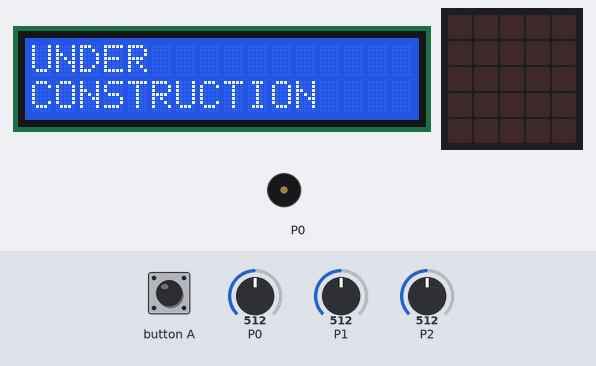
The program below on a simulated BBC micro:bit (MakeCode). Shown: 16×2 character LCD, the board's 5×5 LED display, buzzer (waves = sounding). The test bench sets the inputs (shaded band); at power-on: P0 = 512, P1 = 512, P2 = 512 (analog values on the 0–1023 scale).

Above: at 1.2 s.
1.3 s: button A pressed for 1 s
At 1.5 s:
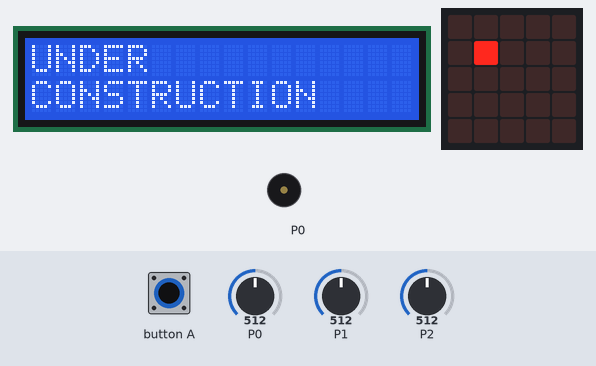
At 2.1 s:
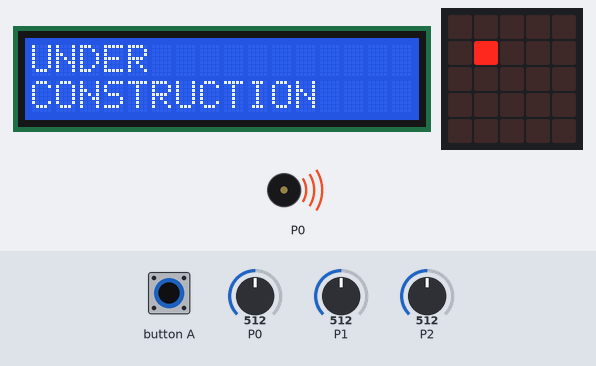
3.9 s: button A pressed for 3.2 s
At 7.29 s:
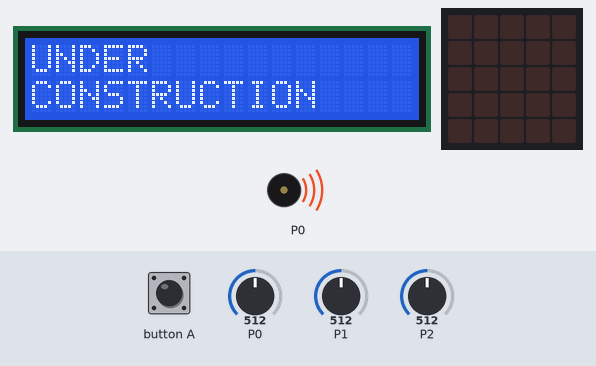
Timing chart, 0 to 9.0 s (numbered marks = the images above; inputs shaded):
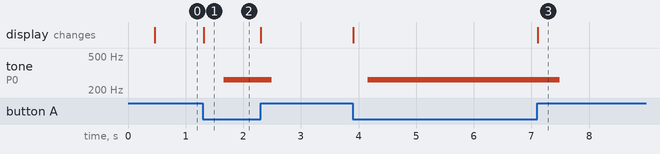

Measured:
- after the input at 1.3 s, tone on P0: silent → 262 Hz after 0.36 s, → silent 0.83 s later; the display: changes at once (image 1)
- after the input at 3.9 s, tone on P0: silent → 262 Hz after 0.26 s, → silent 3.3 s later; the display: first changes at once (image 3 shows a later state)

The program:

main.ts
```typescript
function Update () {
    let row16: number[];
let row15: number[];
let row14: number[];
let row13: number[];
let row12: number[];
let row11: number[];
let row10: number[];
let row9: number[];
let row8: number[];
let row7: number[];
let row6: number[];
let row5: number[];
let row4: number[];
let row3: number[];
let row2: number[];
if (time > -1) {
        let row1 = 0
        // read notes list and deal with row1
        row16 = row15
        row15 = row14
        row14 = row13
        row13 = row12
        row12 = row11
        row11 = row10
        row10 = row9
        row9 = row8
        row8 = row7
        row7 = row6
        row6 = row5
        row5 = row4
        row4 = row3
        row3 = row2
        row2 = row1
        if (notes[time] == 1) {

        }
        if (notes[time] == 2) {

        }
        if (notes[time] == 0) {

        }
        // Button sound test
        if (!(CheckB == 1)) {
            music.ringTone(262)
        } else {
            music.rest(1)
        }
        row1str = "UNDER"
        row2str = "CONSTRUCTION"
        music.setVolume(40)
        makerbit.showStringOnLcd1602(row1str, makerbit.position1602(LcdPosition1602.Pos1), 16)
        makerbit.showStringOnLcd1602(row2str, makerbit.position1602(LcdPosition1602.Pos17), 16)
    }
}
let B = 0
let Y_joy = 0
let X_joy = 0
let row2str = ""
let row1str = ""
let CheckB = 0
let notes: number[] = []
let time = 0
let pressed_last_tick = 0
let Y = 0
let A = [0, 0]
A = [0, 0]
A = [0, 0]
A = [0, 0]
A = [0, 0]
A = [0, 0]
A = [0, 0]
A = [0, 0]
A = [0, 0]
A = [0, 0]
A = [0, 0]
makerbit.connectLcd(39)
time = -2
let once = true
notes = [
0,
1,
2,
2,
1,
0,
1,
0,
2,
1,
2,
0,
2,
1,
0,
0,
0,
0,
0,
0,
0,
0,
0,
0,
0,
0,
0,
0,
0,
0,
0
]
let bpm = 60
let tbb = 25 / bpm
basic.forever(function () {
    let X = 0
    // Joystick test
    if (X > 700) {
        led.plot(2, 2)
    } else {
        led.unplot(2, 2)
    }
    X_joy = pins.analogReadPin(AnalogPin.P1)
    Y_joy = pins.analogReadPin(AnalogPin.P0)
    B = pins.analogReadPin(AnalogPin.P2)
    CheckB = pins.digitalReadPin(DigitalPin.P5)
    if (CheckB == 1) {
        led.unplot(1, 1)
        pressed_last_tick == 0
    } else {
        led.plot(1, 1)
        pressed_last_tick == 1
    }
})
loops.everyInterval(tbb * 1000, function () {
    time += 1
    Update()
})
```

test.ts
```typescript
// testit kuuluvat tänne; tätä ei koota, kun tätä pakettia käytetään laajennuksena.
```
